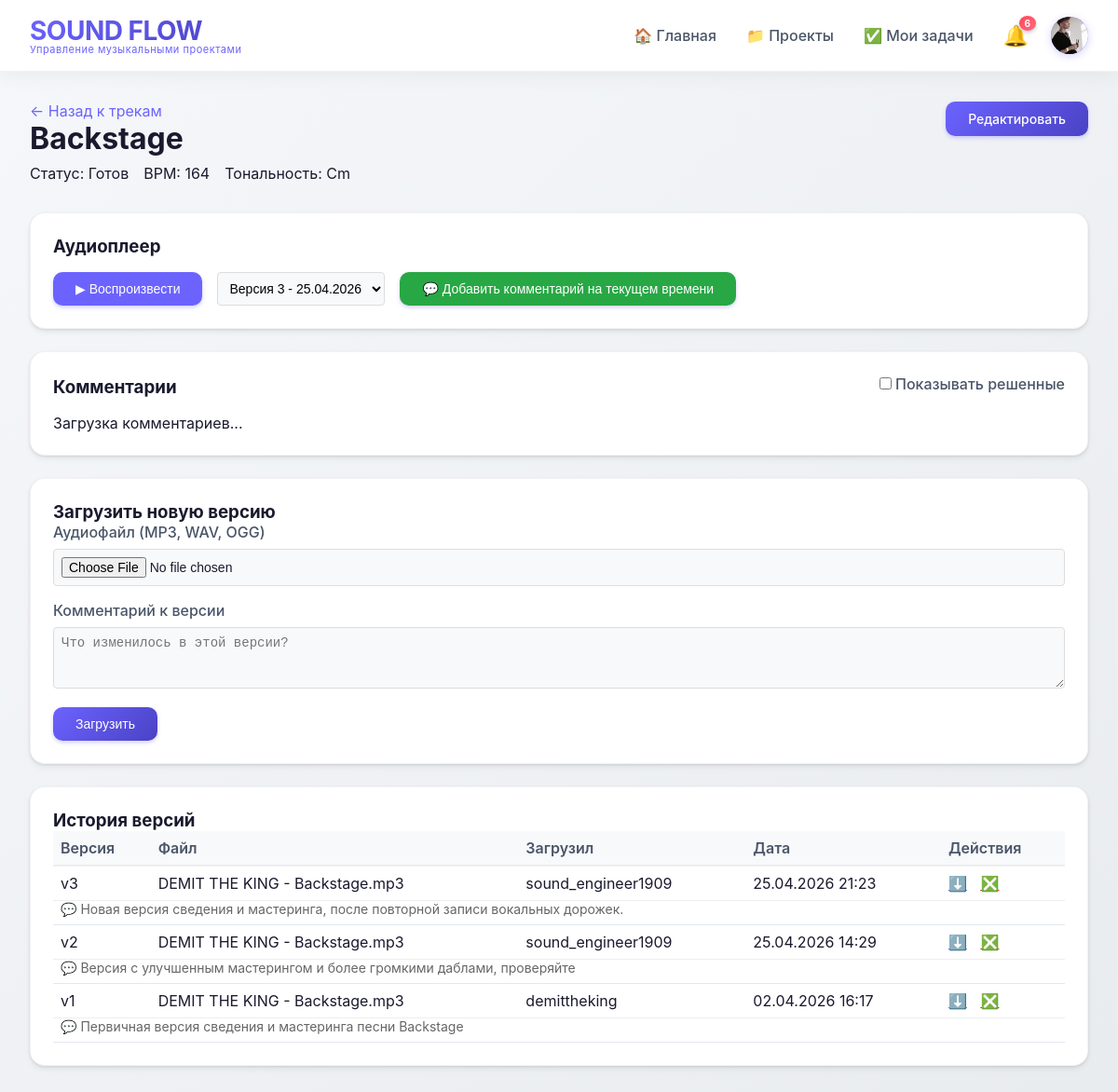
The app's page /tracks/1/ (signed in) with its own data.
### core/models.py (models this page shows, shortened)
class Profile(models.Model):
    user = models.OneToOneField(User, on_delete=models.CASCADE, related_name='profile')
    avatar = models.ImageField(upload_to='avatars/', null=True, blank=True)

### tracks/models.py (models this page shows, shortened)
class Track(models.Model):
    STATUS_CHOICES = (
        ('demo', 'Демо'),
        ('recording', 'В записи'),
        ('mixing', 'На сведении'),
        ('mastering', 'На мастеринге'),
        ('done', 'Готов'),
    )
    project = models.ForeignKey(Project, on_delete=models.CASCADE, related_name='tracks')
    title = models.CharField(max_length=200)
    position = models.IntegerField(default=1)
    status = models.CharField(max_length=20, choices=STATUS_CHOICES, default='demo')
    bpm = models.IntegerField(null=True, blank=True)
    key = models.CharField(max_length=10, blank=True)
    created_at = models.DateTimeField(auto_now_add=True)
    updated_at = models.DateTimeField(auto_now=True)
    class Meta:
        ordering = ['position']

class AudioFile(models.Model):
    track = models.ForeignKey(Track, on_delete=models.CASCADE, related_name='audio_files')
    original_filename = models.CharField(max_length=255)
    file = models.FileField(upload_to='audio/%Y/%m/%d/', null=True, blank=True)
    file_size = models.BigIntegerField(default=0)
    duration_seconds = models.IntegerField(null=True, blank=True)
    version = models.IntegerField(default=1)
    version_comment = models.TextField(blank=True)
    uploaded_by = models.ForeignKey(User, on_delete=models.SET_NULL, null=True, related_name='uploaded_audio')
    uploaded_at = models.DateTimeField(auto_now_add=True)
    class Meta:
        unique_together = ['track', 'version']
        ordering = ['-version']

### tracks/views.py (the view)
# urls.py: path('<int:pk>/', views.track_detail, name='track_detail'),
@login_required
def track_detail(request, pk):
    track = get_object_or_404(Track, pk=pk)
    if not ProjectMember.objects.filter(project=track.project, user=request.user).exists():
        messages.error(request, 'У вас нет доступа к этому треку')
        return redirect('project_list')
    audio_files = track.audio_files.all()
    return render(request, 'tracks/detail.html', {'track': track, 'audio_files': audio_files})

### templates/tracks/detail.html (shortened to what this page needs)
{% extends 'base.html' %}
{% load static %}
{% block content %}
<div style="display: flex; justify-content: space-between; align-items: start; margin-bottom: 2rem;">
    <div>
        <a href="{% url 'track_list' track.project.pk %}" style="color: #6c63ff; text-decoration: none;">← Назад к трекам</a>
        <h1>{{ track.title }}</h1>
        <div style="display: flex; gap: 1rem; margin-top: 0.5rem;">
            <span>Статус: {{ track.get_status_display }}</span>
            {% if track.bpm %}<span>BPM: {{ track.bpm }}</span>{% endif %}
            {% if track.key %}<span>Тональность: {{ track.key }}</span>{% endif %}
        </div>
    </div>
    <a href="{% url 'track_edit' track.pk %}" class="btn">Редактировать</a>
</div>
<div class="card">
    <h3>Аудиоплеер</h3>
    {% if audio_files %}
        <div style="display: flex; gap: 1rem; align-items: center; flex-wrap: wrap;">
            <button id="playPauseBtn" class="btn" style="background: #6c63ff;">▶ Воспроизвести</button>
            <select id="versionSelect" style="padding: 8px; border-radius: 4px; border: 1px solid #ddd;">
                {% for audio in audio_files %}
                <option value="{{ audio.file.url }}" data-audio-id="{{ audio.id }}">
                    Версия {{ audio.version }} - {{ audio.uploaded_at|date:"d.m.Y" }}
                </option>
                {% endfor %}
            </select>
            <button id="addCommentBtn" class="btn" style="background: #28a745;">💬 Добавить комментарий на текущем времени</button>
        </div>
    {% else %}
        <div style="background: #f0f0f0; height: 150px; display: flex; align-items: center; justify-content: center; border-radius: 8px; margin-top: 1rem;">
            🎵 Загрузите аудиофайл, чтобы появился плеер
        </div>
    {% endif %}
</div>
<div class="card">
    <div style="display: flex; justify-content: space-between; align-items: center;">
        <h3>Комментарии</h3>
        <div>
            <label>
                <input type="checkbox" id="showResolvedCheckbox"> Показывать решенные
            </label>
        </div>
    </div>
    <div id="commentsList" style="margin-top: 1rem; max-height: 400px; overflow-y: auto;">
        <p>Загрузка комментариев...</p>
    </div>
</div>
<div class="card">
    <h3>Загрузить новую версию</h3>
    <form method="post" enctype="multipart/form-data" action="{% url 'audio_upload' track.id %}">
        <div style="margin-bottom: 1rem;">
            <label style="display: block; margin-bottom: 0.5rem;">Аудиофайл (MP3, WAV, OGG)</label>
            <input type="file" name="audio_file" accept="audio/*" required style="width: 100%; padding: 8px; border: 1px solid #ddd; border-radius: 4px;">
        </div>
        <div style="margin-bottom: 1rem;">
            <label style="display: block; margin-bottom: 0.5rem;">Комментарий к версии</label>
            <textarea name="version_comment" rows="3" style="width: 100%; padding: 8px; border: 1px solid #ddd; border-radius: 4px;" placeholder="Что изменилось в этой версии?"></textarea>
        </div>
        <button type="submit" class="btn">Загрузить</button>
    </form>
</div>
<div class="card">
    <h3>История версий</h3>
    {% if audio_files %}
        <table style="width: 100%; border-collapse: collapse;">
            <thead>
                <tr>
                    <th style="text-align: left; padding: 8px; border-bottom: 2px solid #eee;">Версия</th>
                    <th style="text-align: left; padding: 8px; border-bottom: 2px solid #eee;">Файл</th>
                    <th style="text-align: left; padding: 8px; border-bottom: 2px solid #eee;">Загрузил</th>
                    <th style="text-align: left; padding: 8px; border-bottom: 2px solid #eee;">Дата</th>
                    <th style="text-align: left; padding: 8px; border-bottom: 2px solid #eee;">Действия</th>
                </tr>
            </thead>
            <tbody>
                {% for audio in audio_files %}
                <tr>
                    <td style="padding: 8px; border-bottom: 1px solid #eee;">v{{ audio.version }}</td>
                    <td style="padding: 8px; border-bottom: 1px solid #eee;">{{ audio.original_filename }}</td>
                    <td style="padding: 8px; border-bottom: 1px solid #eee;">{{ audio.uploaded_by.username }}</td>
                    <td style="padding: 8px; border-bottom: 1px solid #eee;">{{ audio.uploaded_at|date:"d.m.Y H:i" }}</td>
                    <td style="padding: 8px; border-bottom: 1px solid #eee;">
                        <a href="{{ audio.file.url }}" download style="color: #6c63ff;">⬇️</a>
                        {% if user == track.project.owner or user == audio.uploaded_by %}
                        <a href="{% url 'audio_delete' audio.id %}" style="margin-left: 10px; color: red;" onclick="return confirm('Удалить этот файл?')">❎</a>
                        {% endif %}
                    </td>
                </tr>
                {% if audio.version_comment %}
                <tr>
                    <td colspan="5" style="padding: 0 8px 8px 8px; color: #666; font-size: 14px;">
                        💬 {{ audio.version_comment }}
                    </td>
                </tr>
                {% endif %}
                {% endfor %}
            </tbody>
        </table>
    {% else %}
        <p>Нет загруженных аудиофайлов.</p>
    {% endif %}
</div>
{% endblock %}

### templates/base.html (shortened to what this page needs)
<!DOCTYPE html>
<html lang="ru">
<head>
</head>
<body>
    <header class="header">
        <a href="{% url 'home' %}" style="text-decoration: none;">
            <div class="logo">
                <h1>SOUND FLOW</h1>
                <p>Управление музыкальными проектами</p>
            </div>
        </a>
        {% if user.is_authenticated %}
        <div class="nav-links">
            <a href="{% url 'home' %}">🏠 Главная</a>
            <a href="{% url 'project_list' %}">📁 Проекты</a>
            <a href="{% url 'my_tasks' %}">✅ Мои задачи</a>
            <div class="user-menu">
                <div class="notification-icon" id="notificationBell">
                    🔔
                    <span id="notificationBadge" class="notification-badge" style="display: none;">0</span>
                </div>
                <div class="avatar" id="avatarBtn" style="cursor: pointer;">
                    {% if user.profile.avatar %}
                        <img src="{{ user.profile.avatar.url }}" alt="Avatar" style="width: 40px; height: 40px; border-radius: 50%; object-fit: cover;">
                    {% else %}
                        {{ user.first_name|first|default:user.username|first|upper }}{{ user.last_name|first|upper }}
                    {% endif %}
                </div>
            </div>
        </div>
        {% endif %}
    </header>
    <div class="container">
        {% block content %}
        {% endblock %}
    </div>
</body>
</html>

### templates/base.html (style rules this page uses)
* { margin: 0; padding: 0; box-sizing: border-box; }
body { font-family: 'Inter', -apple-system, BlinkMacSystemFont, 'Segoe UI', Roboto, sans-serif; background: linear-gradient(135deg, #f5f7fa 0%, #e9ecef 100%); min-height: 100vh; color: #1a1a2e; }
.header { background: rgba(255, 255, 255, 0.98); backdrop-filter: blur(10px); box-shadow: 0 4px 20px rgba(0, 0, 0, 0.05); padding: 1rem 2rem; display: flex; justify-content: space-between; align-items: center; position: sticky; top: 0; z-index: 100; border-bottom: 1px solid rgba(108, 99, 255, 0.1); }
.logo { display: flex; flex-direction: column; }
.logo h1 { background: linear-gradient(135deg, #6c63ff 0%, #4a42c4 100%); -webkit-background-clip: text; background-clip: text; color: transparent; font-size: 28px; letter-spacing: -0.5px; }
.logo p { font-size: 11px; color: #6c63ff; margin-top: -4px; letter-spacing: 0.5px; }
.nav-links { display: flex; gap: 2rem; align-items: center; }
.nav-links a { text-decoration: none; color: #4a5568; font-weight: 500; transition: all 0.3s ease; position: relative; }
.nav-links a::after { content: ''; position: absolute; bottom: -5px; left: 0; width: 0; height: 2px; background: #6c63ff; transition: width 0.3s ease; }
.user-menu { display: flex; align-items: center; gap: 1.5rem; }
.notification-icon { position: relative; cursor: pointer; font-size: 22px; transition: transform 0.2s; }
.notification-badge { position: absolute; top: -8px; right: -8px; background: linear-gradient(135deg, #ff4757, #ff6b81); color: white; border-radius: 50%; padding: 2px 6px; font-size: 10px; font-weight: bold; min-width: 18px; text-align: center; box-shadow: 0 2px 4px rgba(0,0,0,0.2); }
.avatar { width: 40px; height: 40px; border-radius: 50%; background: linear-gradient(135deg, #6c63ff, #4a42c4); color: white; display: flex; align-items: center; justify-content: center; font-weight: bold; cursor: pointer; transition: transform 0.2s, box-shadow 0.2s; box-shadow: 0 2px 8px rgba(108, 99, 255, 0.3); }
.container { max-width: 1400px; margin: 2rem auto; padding: 0 2rem; }
.card { background: white; border-radius: 16px; padding: 1.5rem; margin-bottom: 1.5rem; box-shadow: 0 4px 6px rgba(0, 0, 0, 0.05), 0 1px 3px rgba(0, 0, 0, 0.1); transition: all 0.3s ease; border: 1px solid rgba(0, 0, 0, 0.05); }
.btn { background: linear-gradient(135deg, #6c63ff, #4a42c4); color: white; border: none; padding: 10px 24px; border-radius: 10px; cursor: pointer; font-size: 14px; font-weight: 500; transition: all 0.3s ease; text-decoration: none; display: inline-block; box-shadow: 0 2px 4px rgba(108, 99, 255, 0.3); }
input, textarea, select { background: #f8f9fa; border: 1px solid #e2e8f0; border-radius: 10px; padding: 10px 14px; font-size: 14px; transition: all 0.3s ease; }
label { font-weight: 500; color: #4a5568; margin-bottom: 6px; display: block; }
table { width: 100%; border-collapse: collapse; }
th { text-align: left; padding: 12px; background: #f8f9fa; font-weight: 600; color: #4a5568; }
td { padding: 12px; border-bottom: 1px solid #e2e8f0; }
.card, .project-card { animation: fadeIn 0.4s ease-out; }
.logo { transition: transform 0.2s ease; }
.logo h1, .logo p { transition: all 0.2s ease; }

### records on screen
Track: title "Backstage", status "Готов", bpm "164", key "Cm"
AudioFile: version "3", original_filename "DEMIT THE KING - Backstage.mp3", uploaded_by.username "sound_engineer1909", uploaded_at "25.04.2026 21:23", version_comment "Новая версия сведения и мастеринга, после повторной записи вокальных дорожек."
AudioFile: version "2", original_filename "DEMIT THE KING - Backstage.mp3", uploaded_by.username "sound_engineer1909", uploaded_at "25.04.2026 14:29", version_comment "Версия с улучшенным мастерингом и более громкими даблами, проверяйте"
AudioFile: version "1", original_filename "DEMIT THE KING - Backstage.mp3", uploaded_by.username "demittheking", uploaded_at "02.04.2026 16:17", version_comment "Первичная версия сведения и мастеринга песни Backstage"
